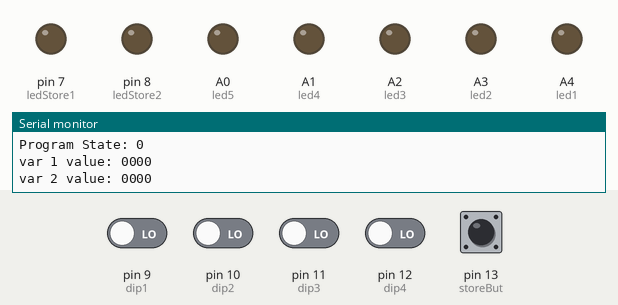
Simulated run of this program. Board: Arduino Pro Mini, built with avr-gcc and run on an emulated ATmega328P. Shown: output pins drawn as LEDs (lit = HIGH), the last lines printed to the serial monitor. The test bench sets the inputs (shaded band); at power-on: pin 9 (dip1), pin 10 (dip2), pin 11 (dip3), pin 12 (dip4), pin 13 (storeBut) LOW.

Above: at 1.2 s.
1.3 s: pin 9 (dip1) driven HIGH
At 2.8 s:
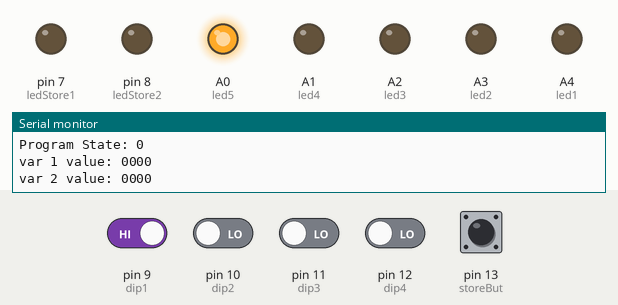
3.1 s: pin 13 (storeBut) pulled HIGH for 0.25 s
At 4.4 s:
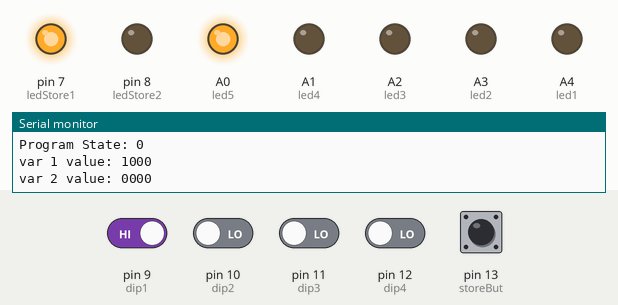
4.9 s: pin 10 (dip2) driven HIGH
At 6.1 s:
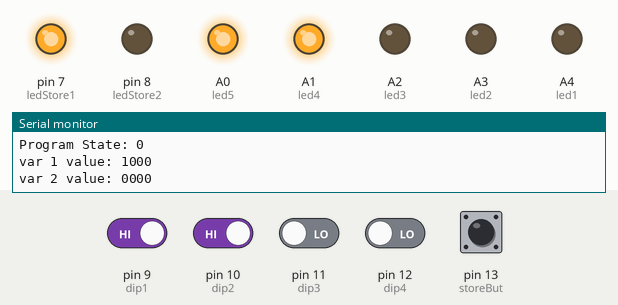
6.7 s: pin 11 (dip3) driven HIGH
At 7.8 s:
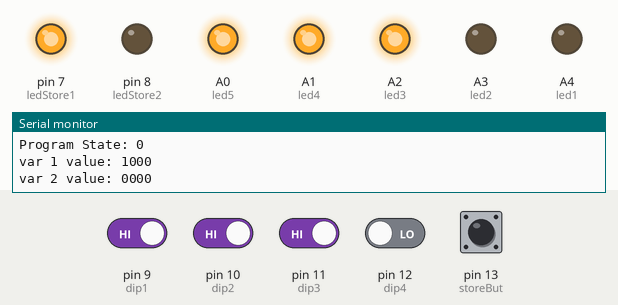
8.5 s: pin 12 (dip4) driven HIGH
At 9.5 s:
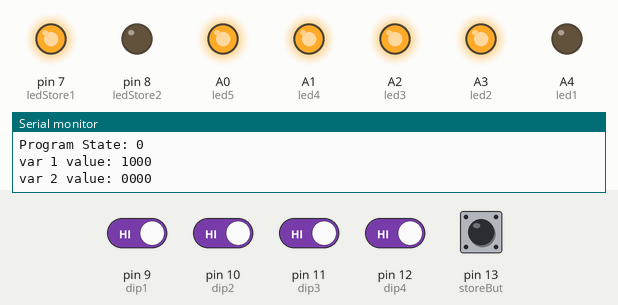
10.3 s: pin 13 (storeBut) pulled HIGH for 1 s
At 11.2 s:
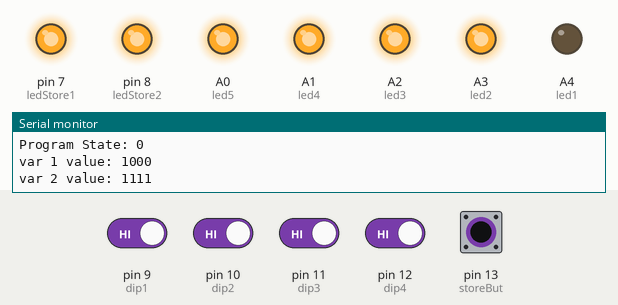
Timing chart, 0 to 13.3 s (numbered marks = the images above; inputs shaded):
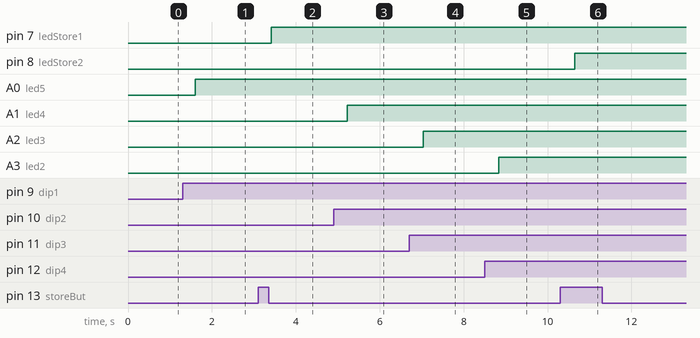

Measured:
- after the input at 1.3 s, A0 (led5): LOW → HIGH after 0.31 s
- after the input at 3.1 s, pin 7 (ledStore1): LOW → HIGH after 0.32 s
- after the input at 4.9 s, A1 (led4): LOW → HIGH after 0.32 s
- after the input at 6.7 s, A2 (led3): LOW → HIGH after 0.33 s
- after the input at 8.5 s, A3 (led2): LOW → HIGH after 0.34 s
- after the input at 10.3 s, pin 8 (ledStore2): LOW → HIGH after 0.35 s

The program:

main.cpp
```cpp
#include <Arduino.h>

const int ledStore1 = 7;
const int ledStore2 = 8;

const int dip1 = 9;
const int dip2 = 10;
const int dip3 = 11;
const int dip4 = 12;

const int storeBut = 13;

const int led1 = A4;
const int led2 = A3;
const int led3 = A2;
const int led4 = A1;
const int led5 = A0;

int leds[] = {led5,led4,led3,led2,led1};

int bitArray[4];

int var1[4];
int var2[4];

bool var1State = false;
bool var2State = false;

int progState = 0;

void setup() {
  Serial.begin(9600);

  pinMode(ledStore1, OUTPUT);
  pinMode(ledStore2, OUTPUT);

  pinMode(dip1, INPUT);
  pinMode(dip2, INPUT);
  pinMode(dip3, INPUT);
  pinMode(dip4, INPUT);

  pinMode(storeBut, INPUT);

  pinMode(led1, OUTPUT);
  pinMode(led2, OUTPUT);
  pinMode(led3, OUTPUT);
  pinMode(led4, OUTPUT);
  pinMode(led5, OUTPUT);

}

void loop() {

  int inputStates[] = {digitalRead(dip1), digitalRead(dip2), digitalRead(dip3), digitalRead(dip4)};

  int buttonState = digitalRead(storeBut);
  delay(200);
  Serial.print("Program State: ");
  Serial.println(progState);

  if(buttonState == 1){

    if(var1State == false && var2State == false){

      var1[0] = inputStates[0];
      var1[1] = inputStates[1];
      var1[2] = inputStates[2];
      var1[3] = inputStates[3];

      var1State = true;
      digitalWrite(ledStore1, HIGH);

    }else if(var1State == true && var2State == false){

      var2[0] = inputStates[0];
      var2[1] = inputStates[1];
      var2[2] = inputStates[2];
      var2[3] = inputStates[3];

      var2State = true;
      digitalWrite(ledStore2, HIGH);

    }

  }else{

    for(int ledPos = 0; ledPos < 4; ledPos++){
      if(inputStates[ledPos] == 1){
        digitalWrite(leds[ledPos], HIGH);
      }else{
        digitalWrite(leds[ledPos], LOW);
      }
   }

  }


  // if(progState == 1){
  //   digitalWrite(ledStore1, HIGH);
  //   var1[0] = inputStates[0];
  //   var1[1] = inputStates[1];
  //   var1[2] = inputStates[2];
  //   var1[3] = inputStates[3];

  // }else if(progState == 2){
  //   digitalWrite(ledStore2, HIGH);
  //   var2[0] = inputStates[0];
  //   var2[1] = inputStates[1];
  //   var2[2] = inputStates[2];
  //   var2[3] = inputStates[3];

  // }else if(progState == 3){
  //   progState = 0;

  // }else{
  //   digitalWrite(ledStore1, LOW);
  //   digitalWrite(ledStore2, LOW);
  // }

  Serial.print("var 1 value: ");
  Serial.print(var1[0]);
  Serial.print(var1[1]);
  Serial.print(var1[2]);
  Serial.println(var1[3]);

  Serial.print("var 2 value: ");
  Serial.print(var2[0]);
  Serial.print(var2[1]);
  Serial.print(var2[2]);
  Serial.println(var2[3]);


}
```
